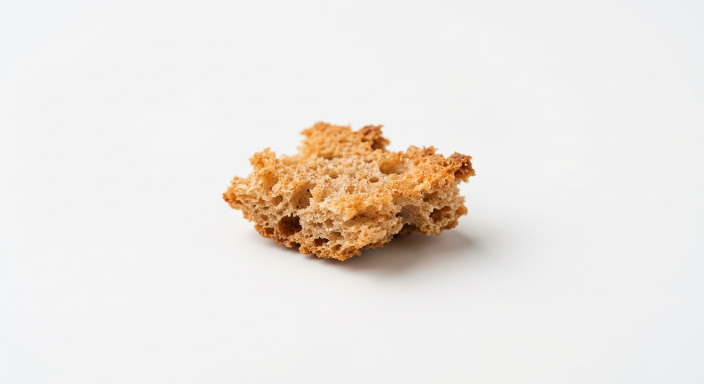
#> input picture assets/raw/migalha_branco.png, 1408 x 768 px (shown at 1/2 size)
$ python extract_sprites.py
#> lines starting #> are read from the running program, lines starting #| are printed output that depends on the picture; after the words box and inside, x2 and y2 are one past the last pixel; in counts of white or black regions, pixels touching at a corner belong together
#> in main, img is the input picture: shape (768, 1408, 3); mean B, G, R 225.6, 230.8, 236.3
#!/usr/bin/env python3
"""FASE 1 — extracao de sprites (migalha e minipombo) por key de fundo branco.

Tecnica obrigatoria nº 1: "matting do pombo e das migalhas por frame". Para os
assets gerados em fundo branco controlado, o matting e por key cromatica +
refinamento de borda (nao ha risco de paralaxe, ao contrario do clipe filmado).

Saida: assets/sprites/<nome>_rgba.png + <nome>_alpha.png + sprites.json com
bbox, area, cor media e estatisticas de borda.

Uso: tools/venv/bin/python tools/extract_sprites.py
"""
from __future__ import annotations

import json
import os
import sys

import cv2
import numpy as np

ROOT = os.path.dirname(os.path.dirname(os.path.abspath(__file__)))
RAW = os.path.join(ROOT, "assets", "raw")
OUT = os.path.join(ROOT, "assets", "sprites")

ASSETS = {
    "migalha": "migalha_branco.png",
    "minipombo": "minipombo_branco.png",
}


def core_mask(img: np.ndarray, lum_thr: int = 214, sat_thr: int = 12) -> np.ndarray:
    """Nucleo do sujeito: escuro OU cromatico (a sombra do fundo e clara e neutra)."""
#> called with lum_thr = 214, sat_thr = 12
    g = cv2.cvtColor(img, cv2.COLOR_BGR2GRAY).astype(np.float32)
    mx = img.max(axis=2).astype(np.float32)
    mn = img.min(axis=2).astype(np.float32)
    sat = mx - mn
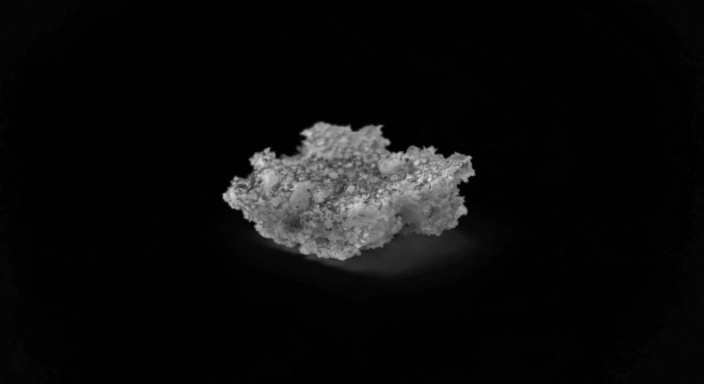
#> sat: shape (768, 1408) float32 (shown at 1/2 size); min 0, max 225, mean 12
    return (((g < lum_thr) | (sat > sat_thr))).astype(np.uint8)
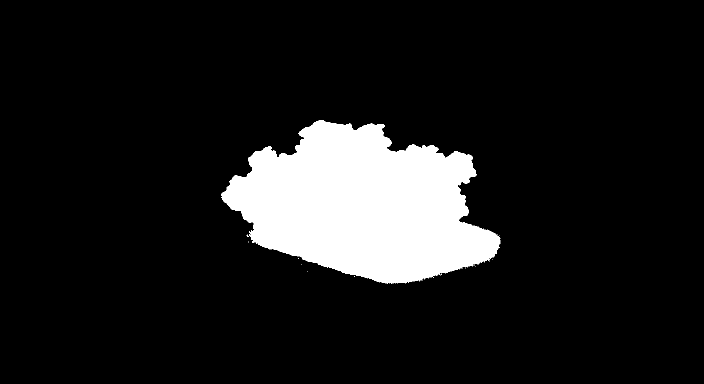
#> returned value: shape (768, 1408) (shown at 1/2 size); values 0 (black) and 1 (white), 11% white; 27 white regions (26 under 20 px), largest, box (x1, y1, x2, y2) and area: (443, 240, 1001, 568) 118529


def key_white(img: np.ndarray, grow: int = 4, feather: float = 1.6) -> np.ndarray:
    """Alpha do objeto a partir do nucleo, com crescimento e rampa de borda.

    Evita capturar a sombra suave projetada no fundo branco: o nucleo exige
    luminancia baixa (objeto) ou saturacao (objeto colorido), e a rampa fica
    limitada a `grow` px ao redor do nucleo — a sombra difusa fica de fora
    (ela sera sintetizada, conforme a tecnica nº 5 do roteiro).
    """
    core = core_mask(img)
    core = cv2.morphologyEx(core, cv2.MORPH_CLOSE, np.ones((5, 5), np.uint8), 2)
#> core: shape (768, 1408); values 0 (black) and 1 (white), 11% white; 4 white regions (3 under 20 px), largest, box (x1, y1, x2, y2) and area: (443, 240, 1001, 568) 119118
    n, lab, stats, _ = cv2.connectedComponentsWithStats(core, 8)
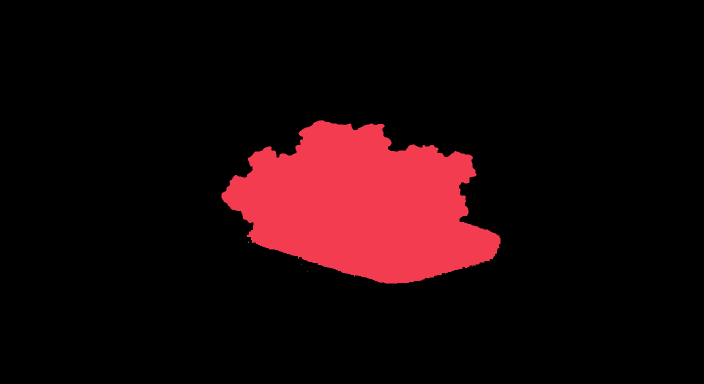
#> lab: shape (768, 1408) int32 (shown at 1/2 size); 5 distinct labels, from 0 to 4; one colour per label, 0 black
#> n = 5; stats = [[0, 0, 1408, 768, 962221], [443, 240, 558, 328, 119118], [496, 483, 1, 3, 3], [602, 528, 1, 1, 1], [614, 542, 1, 1, 1]]
    if n > 1:
        k = 1 + int(np.argmax(stats[1:, cv2.CC_STAT_AREA]))
#> k = 1
        core = (lab == k).astype(np.uint8)
    core = cv2.morphologyEx(core, cv2.MORPH_OPEN, np.ones((3, 3), np.uint8), 1)
#> core: shape (768, 1408); values 0 (black) and 1 (white), 11% white; 1 white region, box (x1, y1, x2, y2) and area: (443, 241, 1001, 567) 119079
    grown = cv2.dilate(core, np.ones((grow * 2 + 1,) * 2, np.uint8), 1)
#> grown: shape (768, 1408); values 0 (black) and 1 (white), 11.8% white; 1 white region, box (x1, y1, x2, y2) and area: (439, 237, 1005, 571) 127672
    soft = cv2.GaussianBlur(grown.astype(np.float32), (0, 0), feather)
    return np.clip(soft, 0, 1)


def clean_alpha(a: np.ndarray, min_area: int = 120) -> np.ndarray:
#> called with min_area = 120
    m = (a > 0.35).astype(np.uint8)
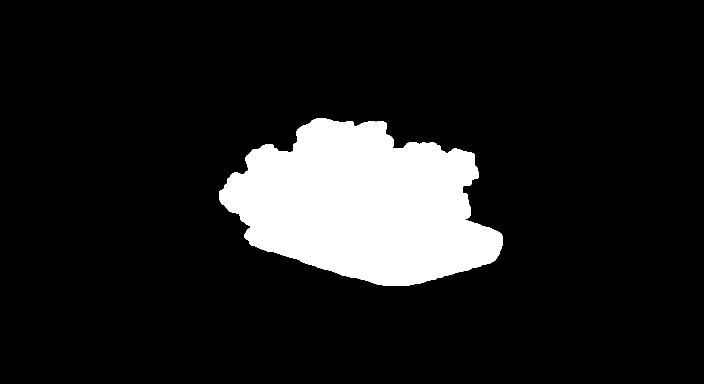
#> m: shape (768, 1408) (shown at 1/2 size); values 0 (black) and 1 (white), 11.9% white; 1 white region, box (x1, y1, x2, y2) and area: (438, 236, 1006, 572) 128888
    m = cv2.morphologyEx(m, cv2.MORPH_OPEN, np.ones((3, 3), np.uint8), 1)
    m = cv2.morphologyEx(m, cv2.MORPH_CLOSE, np.ones((7, 7), np.uint8), 2)
#> m: shape (768, 1408); values 0 (black) and 1 (white), 11.9% white; 1 white region, box (x1, y1, x2, y2) and area: (438, 236, 1006, 572) 128988
    n, lab, stats, _ = cv2.connectedComponentsWithStats(m, 8)
#> n = 2; stats = [[0, 0, 1408, 768, 952356], [438, 236, 568, 336, 128988]]
    keep = np.zeros_like(m)
    for k in range(1, n):
        if stats[k, cv2.CC_STAT_AREA] >= min_area:
            keep[lab == k] = 1
    # suaviza alpha apenas perto da borda (preserva interior solido)
    edge = cv2.dilate(keep, np.ones((5, 5), np.uint8)) - cv2.erode(keep, np.ones((5, 5), np.uint8))
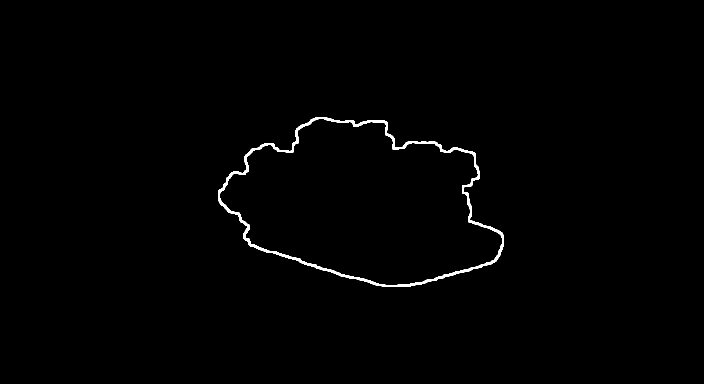
#> edge: shape (768, 1408) (shown at 1/2 size); values 0 (black) and 1 (white), 0.75% white; 1 white region, box (x1, y1, x2, y2) and area: (436, 234, 1008, 574) 8072
    out = a * keep
    blur = cv2.GaussianBlur(out, (0, 0), 0.8)
    out = np.where(edge > 0, blur, out)
    return np.clip(out, 0, 1)


def main() -> int:
    os.makedirs(OUT, exist_ok=True)
    meta = {}
    for name, fn in ASSETS.items():
        p = os.path.join(RAW, fn)
        img = cv2.imread(p)
        if img is None:
            print(f"[erro] nao li {p}")
            return 1
        a = clean_alpha(key_white(img))
        ys, xs = np.nonzero(a > 0.5)
        x0, x1, y0, y1 = xs.min(), xs.max(), ys.min(), ys.max()
#> x0 = 439; x1 = 1004; y0 = 237; y1 = 570
        pad = 8
        x0, y0 = max(0, x0 - pad), max(0, y0 - pad)
#> x0 = 431; y0 = 229
        x1, y1 = min(img.shape[1] - 1, x1 + pad), min(img.shape[0] - 1, y1 + pad)
#> x1 = 1012; y1 = 578
        crop = img[y0 : y1 + 1, x0 : x1 + 1].copy()
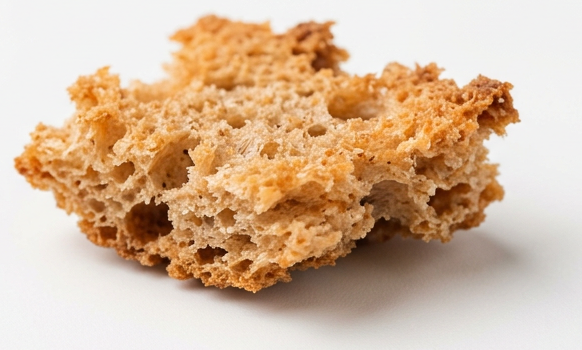
#> crop: shape (350, 582, 3); mean B, G, R 155.2, 183.2, 213.1
        ac = a[y0 : y1 + 1, x0 : x1 + 1]

        rgba = np.dstack([crop, (ac * 255).astype(np.uint8)])
        cv2.imwrite(os.path.join(OUT, f"{name}_rgba.png"), rgba)
        cv2.imwrite(os.path.join(OUT, f"{name}_alpha.png"), (ac * 255).astype(np.uint8))

        # cor media do sujeito (para casamento de cor/exposicao com a cena)
        sel = ac > 0.8
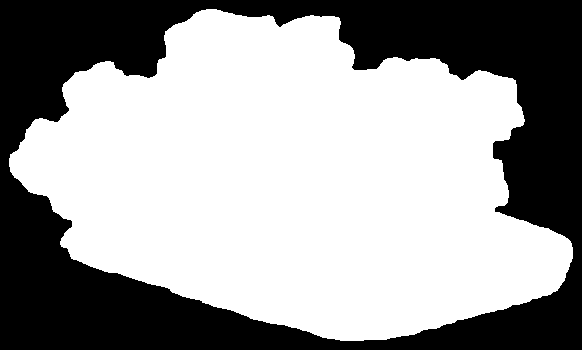
#> sel: shape (350, 582) bool; 61.5% white; 1 black region, box (x1, y1, x2, y2) and area: (0, 0, 582, 350) 78492
        mean = [float(v) for v in crop[sel].mean(axis=0)] if sel.any() else [0, 0, 0]
#> mean = [103.1, 148.1, 196.2]
        soft = int(((ac > 0.08) & (ac < 0.92)).sum())
#> soft = 6433
        solid = int((ac > 0.5).sum())
#> solid = 127407
        meta[name] = {
            "origem": fn,
            "bbox": [int(x0), int(y0), int(x1), int(y1)],
            "wh": [int(x1 - x0 + 1), int(y1 - y0 + 1)],
            "area_solida_px": solid,
            "borda_suave_px": soft,
            "borda_pct": round(soft / max(solid, 1) * 100, 2),
            "cor_media_bgr": [round(v, 1) for v in mean],
            "aspecto": round((x1 - x0 + 1) / (y1 - y0 + 1), 3),
        }
        print(
            f"[{name}] {meta[name]['wh']}px | solido={solid} borda_suave={soft} ({meta[name]['borda_pct']}%) | "
            f"cor media BGR={meta[name]['cor_media_bgr']}"
        )
#| [migalha] [582, 350]px | solido=127407 borda_suave=6433 (5.05%) | cor media BGR=[103.1, 148.1, 196.2]
#> pass 2 of the loop in main, `for name, fn in ASSETS.items():`:
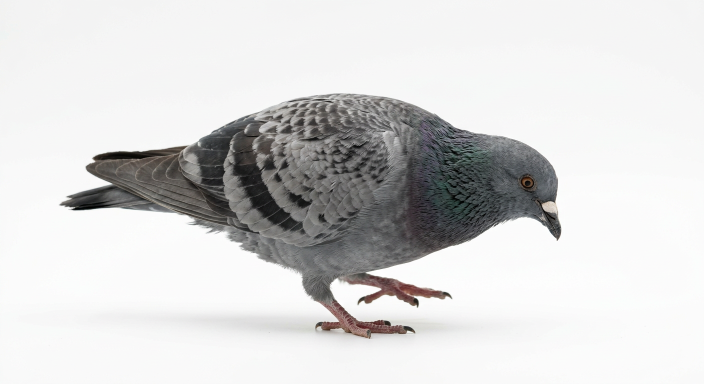
#> input picture assets/raw/minipombo_branco.png, 1408 x 768 px (shown at 1/2 size)
#> in main, img is the input picture: shape (768, 1408, 3); mean B, G, R 214, 214.3, 214.4
#> in key_white (call 2), `n, lab, stats, _ = cv2.connectedComponentsWithStats(core, 8)`:
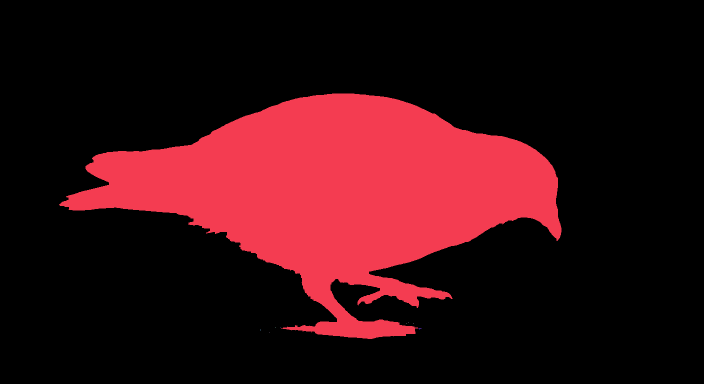
#> lab: shape (768, 1408) int32 (shown at 1/2 size); 10 distinct labels, from 0 to 9; one colour per label, 0 black
#> in key_white (call 2), `n, lab, stats, _ = cv2.connectedComponentsWithStats(core, 8)`: n = 10; stats = [[0, 0, 1408, 768, 843310], [118, 187, 1005, 491, 238019], [816, 645, 1, 1, 1], [813, 646, 1, 1, 1], [826, 646, 1, 1, 1], [550, 655, 1, 1, 1], [560, 655, 1, 1, 1], [837, 657, 6, 2, 7], [520, 659, 1, 2, 2], [538, 664, 1, 1, 1]]
#> grown: shape (768, 1408); values 0 (black) and 1 (white), 23.7% white; 1 white region, box (x1, y1, x2, y2) and area: (115, 183, 1127, 682) 255740
#> edge: shape (768, 1408); values 0 (black) and 1 (white), 1.6% white; 1 white region, box (x1, y1, x2, y2) and area: (112, 180, 1130, 685) 16968
#> in main, `x0, x1, y0, y1 = xs.min(), xs.max(), ys.min(), ys.max()`: x0 = 115; x1 = 1126; y0 = 183; y1 = 681
#> in main, `x0, y0 = max(0, x0 - pad), max(0, y0 - pad)`: x0 = 107; y0 = 175
#> in main, `x1, y1 = min(img.shape[1] - 1, x1 + pad), min(img.shape[0] - 1, y1 + p..`: x1 = 1134; y1 = 689
#> crop: shape (515, 1028, 3)
#> ac: shape (515, 1028) float32
#> rgba: shape (515, 1028, 4)
#> in main, `sel = ac > 0.8`:
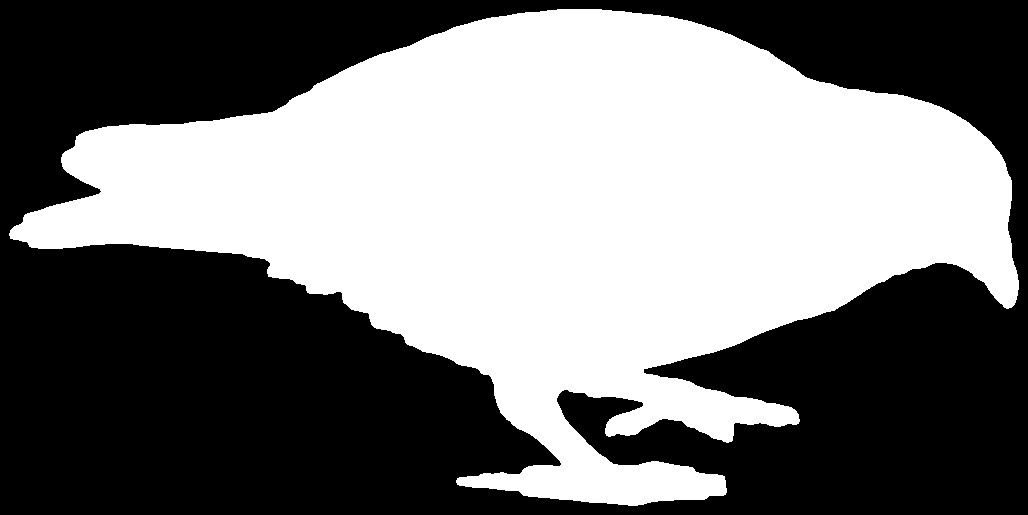
#> sel: shape (515, 1028) bool; 47.3% white; 1 white region, box (x1, y1, x2, y2) and area: (9, 9, 1019, 506) 250623
#> mean = [103.4, 104, 105.3]
#> in main, `soft = int(((ac > 0.08) & (ac < 0.92)).sum())`: soft = 13555
#> solid = 255164
#| [minipombo] [1028, 515]px | solido=255164 borda_suave=13555 (5.31%) | cor media BGR=[103.4, 104.0, 105.3]

    json.dump(meta, open(os.path.join(OUT, "sprites.json"), "w"), indent=2, ensure_ascii=False)
    print(f"[ok] sprites em {os.path.relpath(OUT, ROOT)}/")
    return 0


if __name__ == "__main__":
    sys.exit(main())
#> (the program exits here)
